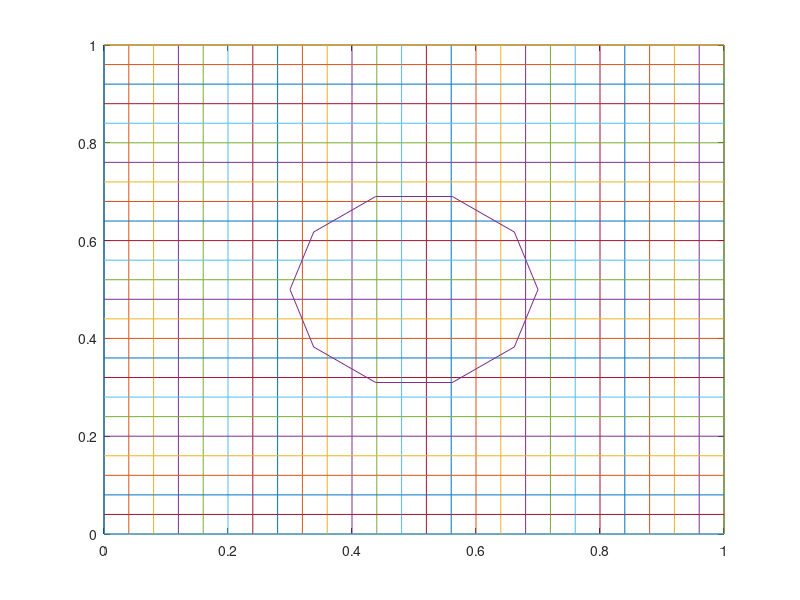

Recreate this plot in MATLAB. (Note: this script raises an error after producing the figure.)
% ibm on staggered grid with frational step for 2D flow prolbem with 
% predefined movement equation of solid body
% auther zhengjiang li
% ---------------IBM algorithms describtion--------------------------------
% step1:: descritize the whole domain with Cartesian grid, descritize the
% solid body with only boundary marker points 
%
% in each time step do the following :
% claculate estimated velocity field in the whole domain by equation
% Du/Dt = -grad(P) + miu*laplace(u)
% this velocity can't satisfy the interface boundary
%
% step2:: identify the grid points into three class: fluid points, solid 
% points,forcing points
% fluid points: whose 4 neighbor points should all in the fluid domain
% solid points: inside the interface boundary
% forcing points: points in fluid domain with at least one neighbor point
% in the solid domain
%
% geometric detection algorithm( to identify the three points)
% for each marker points, search for the closest grid point, and mark the 9
% neighbors as vicinity points.
%
% for each marker point, we know its normal direction vector based on
% the "arc length" parameter-representation x, y, and these normal vector
% "vec_n" is pointing outside, so basically sign of the dot product of
% vec_n and (xi -int_x) or sign of cross product of vec_tan and (xi - int_x)
% can show whether this point(xi) is inside the interface or outside.
% 
% step2.2, identify forcing points
% by definiation, frist, forcing points should be in the fluid domain
% then test if at least one of the four diagonal points is in solid domain
%
% for predefined movment equation of the body, this part should have
% simpler implementation
%
% step3 :: velocity linear interpolation on forcing points(also higher 
% accuate interpolation is good but need more points information)
% we use two fluid points and one interface point to construct the linear
% dual-variable equation :  phi = b0 + x*b1 + y*b2
% so we get the coefficient and then get the velocity value "v@fp" at 
% forcing point
%
%step4:: calcualting forcing term at forcing points
% f@tn+1 = v@fp - v@tn - RHS
% RHS= miu*laplace(v) - udiv(u) - gradp/rho, all at tn
% there are many fractional ways here in the presentation papers
%
%step5:: recalculate the momentum equation with forcing term and come to 
% projection method to calculate pressure at tn+1, and update v@tn+1
% reference:
% 1 E. Balaras Computers & Fluid 33 (2004) 375-404
% 2 J. Yang Balaras Journal of Computational Physics 215 (2006) 12-40
% 3 Haoxiang Luo, Computers & Fluids 56 (2012) 61-76
% 4 Fotis Sotiropoulos, Progress in Aerospace Sciences 65 (2014) 1-21
% 5 Y. H. Teng. Journal of Computational physics 192 (2003) 593-623
% 6 C.C. Liao, Computers & Fluids 39 (2010) 152-167
% 7 J. Yang, Journal of Computational Physics 231 (2012) 5029-5061
%----------------end of algorithm description---------------------------
%--------------interface mesh with N points-----------------------------
N = 10;  % interface pints #
s = linspace(0, 2*pi, N+1); 
s(N+1) = [];
ds = 2*pi/N; % arclength, evenly distributed
R = 0.2; % radius of the circle in the flow
xx = 0.5 + R*cos(s);  % initial coord of interface points
yy = 0.5 + R*sin(s);  
% later in time iteration, as center of circle move,
% y0 need add v0*dt, and x0 need add u0*dt
% 
% normal vector of interface points
list_min = zeros(1,N); 
list_sub = zeros(1,N);
list_min(1)=N;
list_sub(N)=1;
for i=2:1:N
	list_min(i)=i-1;
end
for j=1:1:(N-1)
	list_sub(j)=j+1;
end
dxds(1:N)=(xx(list_sub) - xx(list_min))/ds/2;
dyds(1:N)=(yy(list_sub) - yy(list_min))/ds/2;
normalx = dyds; % x component of normal vector
normaly = -dxds; % y component of normal vector
%----------------prescribed body move equation-------------------------
% yy = yy + R*sin(2*pi*t); xx = xx; 
%-------------------------background mesh -----------------------------

Lx = 0;
Rx = 1;
By = 0;
Ty = 1; 
hx = 0.04; % approx with marker point spacing
hy = 0.04; 
nx = 1/hx;
ny = 1/hy; 
x =linspace(0,1,nx+1);
y =linspace(0,1,ny+1); 
[X,Y]=meshgrid(x,y);

% figure (1)
%  plot(X,Y), hold on
%  plot(Y,X), hold on
% plot([xx,xx(1)], [yy,yy(1)], '-')


incellx = zeros(1,N);
incelly = zeros(1,N);
valuep = zeros(nx, ny); % notation of different kind of points
mp2gpx = zeros(N,5);
mp2gpy = zeros(N,5);
% exten u v ( physical u, v plus dummy boundary u,v) 
Ue = zeros(nx+1,ny+2);  
Ve = zeros(nx+2,ny+1);
% interior u v p
% U = zeros(nx-1,ny);
% V = zeros(nx,ny-1);
% P = zeros(nx,ny);
% % boundary contions
% vN = 0; uN = 1; % in physical domain
% vS = 0; uS = 0;
% vW = 0; uW = 0;
% vE = 0; uE = 0;
%-------------------------------------
tf = 100;
dt = 0.001;
Re = 10; 

for t = 1: tf

%------------------------------------------------------------------------
% step one
% claculate estimated velocity field in the whole domain by equation
% Du/Dt = -grad(P) + miu*laplace(u)   
% fixed boundary condition     
% north
Ue(:,end) = 2 - Ue(:,end-1);
Ve(:,end) = 0;
% south
Ue(:,1) = -Ue(:,2);
Ve(:,1) = 0; 
%west
Ue(1,:) = 0;
Ve(1,:) = -Ve(2,:);
%east
Ue(end,:) = 0;
Ve(end,:) = -Ve(end-1,:);
    
   visu = zeros(nx-1, ny);
   du2dx = zeros(nx-1,ny);
   duvdy = zeros(nx-1,ny); 
   rhsu = zeros(nx-1,ny);
  for i = 2: nx
        for j = 2: ny+1    
            ii = i-1;
            jj = j-1;
 visu(ii,jj)=((Ue(i-1,j) - 2*Ue(i,j) + Ue(i+1,j))/hx^2 + ...
            (Ue(i,j+1)- 2*Ue(i,j) + Ue(i,j-1))/hy^2)/Re ;    
 
 du2dx(ii,jj) = (Ue(i+1,j)^2 - Ue(i-1,j)^2 + 2*Ue(i,j)*(Ue(i+1,j) - ...
             Ue(i-1,j)))/hx/4;
         
 duvdy(ii,jj) = (Ue(i,j) + Ue(i,j+1))*(Ve(i,j) + Ve(i+1,j))/4/hy -  ...
              (Ue(i,j) + Ue(i,j-1))*(Ve(i,j-1) + Ve(i+1,j-1))/4/hy;
       
 rhsu(ii,jj) = visu(ii,jj) - duvdy(ii,jj) - du2dx(ii,jj); 
 Ue(i,j) = Ue(i,j) + rhsu(ii,jj)*dt;
        end
  end
    
visv = zeros(nx,ny-1);
dv2dy = zeros(nx,ny-1);
duvdx = zeros(nx,ny-1);
rhsv = zeros(nx, ny-1);
    for i = 2: nx+1
        for j=2:ny
            ii = i-1;
            jj = j-1;          
 duvdx(ii,jj) = (Ue(i,j)+Ue(i,j+1))*(Ve(i,j)+Ve(i+1,j))/hx/4 - ...
              (Ue(i-1,j)+Ue(i-1,j+1))*(Ve(i-1,j)+Ve(i,j))/hx/4;

 dv2dy(ii,jj) = (Ve(i,j+1)^2 - Ve(i,j-1)^2 + 2*Ve(i,j)*(Ve(i,j+1) - ...
              Ve(i,j-1)))/hy/4;
          
 visv(ii,jj) = ((Ve(i-1,j) - 2*Ve(i,j) + Ve(i+1,j))/hx^2 + ...
             (Ve(i,j+1) - 2*Ve(i,j) + Ve(i,j-1))/hy^2)/Re;
         
 rhsv(ii,jj) = visv(ii,jj) - duvdx(ii,jj) - dv2dy(ii,jj);
 Ve(i,j) = Ve(i,j) + rhsv(ii,jj)*dt;
        end
    end
%    
%-----------obtain estimated velocity at all grid points above---------

%---------------------- fluid, solid, forcing points determine------------
%  step two
for i = 1: N
    incellx(i)=(ceil((xx(i)-Lx)/hx)-1); %interface point in which cell
    incelly(i)=(ceil((yy(i)-By)/hy)-1);
% % mark vicinity background points with valuep = 100;  
% valuep(incellx(i):incellx(i)+1,incelly(i):incelly(i)+1) = 100;
% set a maker point - grid point matrix
mp2gpx(i,:)= [i,incellx(i),incellx(i)+1,incellx(i)+1,incellx(i)];
mp2gpy(i,:)= [i,incelly(i),incelly(i),incelly(i)+1,incelly(i)+1];
end
    boxxmax = max(max(mp2gpx(:,2:5)));
    boxxmin = min(min(mp2gpx(:,2:5)));
    boxymax = max(max(mp2gpy(:,2:5)));
    boxymin = min(min(mp2gpy(:,2:5)));
    
    
    for i = 1: nx+1
        for j=1:ny+1
           if X(i,j) < boxxmin|| X(i,j) > boxxmax || ...
              Y(i,j) < boxymin|| Y(i,j) > boxymax
              valuep(i,j) = 1; % fluid points outside of the bounding box
%            else
%               valuep(i,j) = -1; % solid and all forcing points
           end   
        end
    end
    % all forcing points mark as valuep=5
    valuep(boxxmin:boxxmax,boxymin) = 5;
    valuep(boxxmin:boxxmax,boxymax)=5;
    valuep(boxxmin,boxymin:boxymax)=5;
    valuep(boxxmax,boxymin:boxymax)=5;
    
    % interpolat points in fluid domain, mark as valuep=20
    valuep(boxxmin-1,boxymin-1:boxymax+1)=20;
    valuep(boxxmax+1,boxymin-1:boxymax+1)=20;
    valuep(boxxmin-1:boxxmax+1,boxymin-1)=20;
    valuep(boxxmin-1:boxxmax+1,boxymax+1)=20;
    
    valuep(boxxmin+1:boxxmax-1, boxymin+1:boxymax-1) = -1; %  solid points
    
    % ?? detect a point inside a triangular??
    
    % care about index, PHYSICAL velocity  Ue(:,2:end-1), Ve(2:end-1,:)
    % size(Ue(:,2:end-1)) = (26,25);
    % size(Ve(2:end-1,:)) = (25,26);
    
    % physical u, v
    
    phyu = rot90(Ue(:,2:end-1));
    phyv = rot90(Ve(2:end-1,:));
    bp2fp = zeros(1,N);
    force.x = zeros(nx-1, ny);
    force.y = zeros(nx, ny-1);
    for i=boxxmin:boxxmax
        for j=boxymin:boxymax
            if valuep(i,j) == 5
                for ii = 1:N
                    bp2fp(ii) = ((x(i) - xx(ii))^2 + (y(j) - yy(ii))^2)^0.5;
                end
                [mindis, mindp] = min(bp2fp);
                interp1.x = xx(mindp);
                interp1.y = yy(mindp);
                interp1.u = 0;
                interp1.v = 0;               
                
                   k=(interp1.y - y(j))/(interp1.x-x(i));
                   determ1 = (interp1.y - y(j))/k + x(i);
                   determ2 = (interp1.x - x(i))*k + y(j);  
                 
                   
                if i == boxxmin  % bottom
                   interp2.x = x(i);
                   interp2.y = y(j-1);
                   interp2.u = phyu(i,j-1);
                   interp2.v = phyv(i,j-1);
                   interp3.y = interp2.y;
                   if determ1 > x(i)
                      if determ1 > x(i+1)
                          interp3.x = x(i+2);
                          interp3.u = phyu(i+2,j-1);
                          interp3.v = phyv(i+2,j-1);
                      else
                       interp3.x = x(i+1); 
                       interp3.u = phyu(i+1,j-1);
                       interp3.v = phyv(i+1,j-1);
                      end
                   else
                       if determ1 < x(i-1)
                           interp3.x = x(i-2);
                           interp3.u = phyu(i-2,j-1);
                           interp3.v = phyv(i-2,j-1);
                       else
                       interp3.x = x(i-1);
                       interp3.u = phyu(i-1,j-1);
                       interp3.v = phyv(i-1,j-1);
                       end
                   end
                end
                
                if i == boxxmax % top
                    interp2.x =x(i);
                    interp2.y = y(j+1);
                    interp2.u = phyu(i,j+1);
                    interp2.v = phyv(i,j+1);
                    interp3.y = interp2.y;
                    if determ1 > x(i)
                       if determ1 > x(i+1)
                          interp3.x = x(i+2);
                          interp3.u = phyu(i+2,j+1);
                          interp3.v = phyv(i+2,j+1);
                       else
                       interp3.x = x(i+1);
                       interp3.u = phyu(i+1,j+1);
                       interp3.v = phyv(i+1,j+1);
                       end
                    else
                        if determ1 < x(i-1)
                            interp3.x = x(i-2);
                            interp3.u = phyu(i-2,j+1);
                            interp3.v = phyv(i-2,j+1);
                        else
                            interp3.x = x(i-1);
                            interp3.u = phyu(i-1,j+1);
                            interp3.v = phyv(i-1,j+1);
                        end
                    end
                end
                
                if j == boxymin % left
                   interp2.x = x(i-1);
                   interp2.y = y(j);
                   interp2.u = phyu(i-1,j);
                   interp2.v = phyv(i-1,j);
                   interp3.x = interp2.x;
                   if determ2 > y(j)
                      if determ2 > y(j+1)
                          interp3.y = y(j+2);
                          interp3.u = phyu(i-1,j+2);
                          interp3.v = phyv(i-1,j+2);
                      else
                      interp3.y = y(j+1);
                      interp3.u = phyu(i-1,j+1);
                      interp3.v = phyv(i-1,j+1);
                      end
                   else
                       if determ2 < y(j-1)
                           interp3.y = y(j-2);
                           interp3.u = phyu(i-1,j-2);
                           interp3.v = phyv(i-1,j-2);
                       else
                           interp3.y = y(j-1);
                           interp3.u = phyu(i-1,j-1);
                           interp3.v = phyv(i-1,j-1);
                       end
                   end
                end
                
                if j == boxymax % right
                   interp2.x = x(i+1);
                   interp2.y = y(j);
                   interp2.u = phyu(i+1,j);
                   interp2.v = phyv(i+1,j);
                   interp3.x = interp2.x;
                   if determ2 > y(j) 
                       if determ2 > y(j+1)
                             interp3.y = y(j+2); 
                             interp3.u = phyu(i+1,j+2);
                             interp3.v = phyv(i+1,j+2);
                       else
                           interp3.y = y(j+1);
                           interp3.u = phyu(i+1,j+1);
                           interp3.v = phyv(i+1,j+1);                          
                       end
                   else
                       if determ2 < y(j-1) 
                           interp3.y = y(j-2);
                           interp3.u = phyu(i+1,j-2);
                           interp3.v = phyv(i+1,j-2);
                       else
                           interp3.y = y(j-1);
                           interp3.u = phyu(i+1,j-1);
                           interp3.v = phyv(i+1,j-1);
                       end
                   end
                end 
                
                                         
% here we get all three interpolation points      
   matphi = [1 interp1.x interp1.y; 1 interp2.x interp2.y; ...
             1 interp3.x interp3.y];
   vetu = [interp1.u ; interp2.u; interp3.u];
   vetv = [interp1.v; interp2.v; interp3.v];
   coeffu = matphi\vetu;
   coeffv = matphi\vetv;
   % get the interpolation velocity at forcing point
   fp.u(i,j) = coeffu(1) + x(i)*coeffu(2) + y(j)*coeffu(3);
   fp.v(i,j) = coeffv(1) + x(i)*coeffv(2) + y(j)*coeffv(3);
%-------------------------------------------------------------------------
% step 4
%  calcualting forcing term at forcing points
% fu@tn+1 = (fp.u - u)@fp/dt - rhsu
% fv@tn+1 (fp.y -u)@fp/dt - rhv
% update u component  
% one prolbem, fpx, fpy here are on grid points, not the half points used
% in the staggered grids. 
 force.x(i,j) = (fp.u(i,j) - Ue(i+1,j+1))/dt - rhsu(i,j);         
%update v components
 force.y(i,j) = (fp.v(i,j) - Ve(i+1,j+1))/dt - rhsv(i,j);
 
        end
    end
end
% ------------------------------------------------------------------------
% step 5
% recalculate the momentum equation with forcing term and come to 
% projection method to calculate pressure at tn+1, and update v@tn+1
% 
%  this part use the same schedule as projection method on staggered grid
% only one difference, in RHS there is a forcing term
% and for stability, at first calculate the estimate velocity and here
% reculate the velocity again. be carefule to choose a good fractional
% factor actually. 
 
        for i = 2: nx
        for j = 2: ny+1   
            ii = i -1;
            jj = j -1; 
 visu(ii,jj)=((Ue(i-1,j) - 2*Ue(i,j) + Ue(i+1,j))/hx^2 + ...
            (Ue(i,j+1)- 2*Ue(i,j) + Ue(i,j-1))/hy^2)/Re ;    
 
 du2dx(ii,jj) = (Ue(i+1,j)^2 - Ue(i-1,j)^2 + 2*Ue(i,j)*(Ue(i+1,j) - ...
             Ue(i-1,j)))/hx/4;
         
 duvdy(ii,jj) = (Ue(i,j) + Ue(i,j+1))*(Ve(i,j) + Ve(i+1,j))/4/hy -  ...
              (Ue(i,j) + Ue(i,j-1))*(Ve(i,j-1) + Ve(i+1,j-1))/4/hy;
       
 rhsu(ii,jj) = visu(ii,jj) - duvdy(ii,jj) - du2dx(ii,jj); 
 Ue(i,j) = Ue(i,j) + (rhsu(ii,jj)+force.x(ii,jj))*dt;
        end
        end
    
        for i = 2: nx+1
        for j=2:ny
            ii = i-1;
            jj = j-1;
 duvdx(ii,jj) = (Ue(i,j)+Ue(i,j+1))*(Ve(i,j)+Ve(i+1,j))/hx/4 - ...
              (Ue(i-1,j)+Ue(i-1,j+1))*(Ve(i-1,j)+Ve(i,j))/hx/4;

 dv2dy(ii,jj) = (Ve(i,j+1)^2 - Ve(i,j-1)^2 + 2*Ve(i,j)*(Ve(i,j+1) - ...
              Ve(i,j-1)))/hy/4;
          
 visv(ii,jj) = ((Ve(i-1,j) - 2*Ve(i,j) + Ve(i+1,j))/hx^2 + ...
             (Ve(i,j+1) - 2*Ve(i,j) + Ve(i,j-1))/hy^2)/Re;
         
 rhsv(ii,jj) = visv(ii,jj) - duvdx(ii,jj) - dv2dy(ii,jj);
 Ve(i,j) = Ve(i,j) + (rhsv(ii,jj)+force.y(ii,jj))*dt;
        end
        end
        
    dudx =  diff(Ue(:,2:end-1))/hx;
    dvdy =  diff(Ve(2:end-1,:),1,2)/hy;  
    rhs = reshape((dudx + dvdy)/dt, nx*ny, 1);
%Calculating the coefficient matrix for the implicit scheme
Ex=sparse(2:nx,1:nx-1,1,nx,nx);
Ax=Ex+Ex'-2*speye(nx);        %Dirichlet B.Cs
% axx = full(Ax);
%Ax(1,1)=-1; Ax(nx-2,nx-2)=-1;  %Neumann B.Cs
Ey=sparse(2:ny,1:ny-1,1,ny,ny);
Ay=Ey+Ey'-2*speye(ny);        %Dirichlet B.Cs
Ay(1,1)=-1; Ay(ny,ny)=-1;  %Neumann B.Cs
A=kron(Ay/hy^2,speye(nx))+kron(speye(ny),Ax/hx^2);
P = A \ rhs;
P= reshape(P, nx, ny); 

   dpdx = diff(P,1,1);
   dpdy = diff(P,1,2);
   Ue(2:end-1,2:end-1) = Ue(2:end-1,2:end-1) - dt*dpdx;
   Ve(2:end-1,2:end-1) = Ve(2:end-1,2:end-1) - dt*dpdy;     
               
end
            
 figure (1)
 plot(X,Y), hold on
 plot(Y,X), hold on
 plot([xx,xx(1)], [yy,yy(1)], '-'),hold on
 
 physu = Ue(:,2:end-1);
 physv = Ve(2:end-1,:);
 fieldu = [zeros(nx+1,1) avg(physu')' ones(nx+1,1)];
 fieldv = [zeros(1,nx+1);  avg(physv); zeros(1,nx+1)];
%Plot velocity u
figure(3)
surf(x, y, fieldu)
view(-90,90)
xlabel('x-axis'), ylabel('y-axis')
%Plot velocity v
figure(4);
surf(x, y, fieldv)
view(-90,90)
xlabel('x-axis'), ylabel('y-axis')












